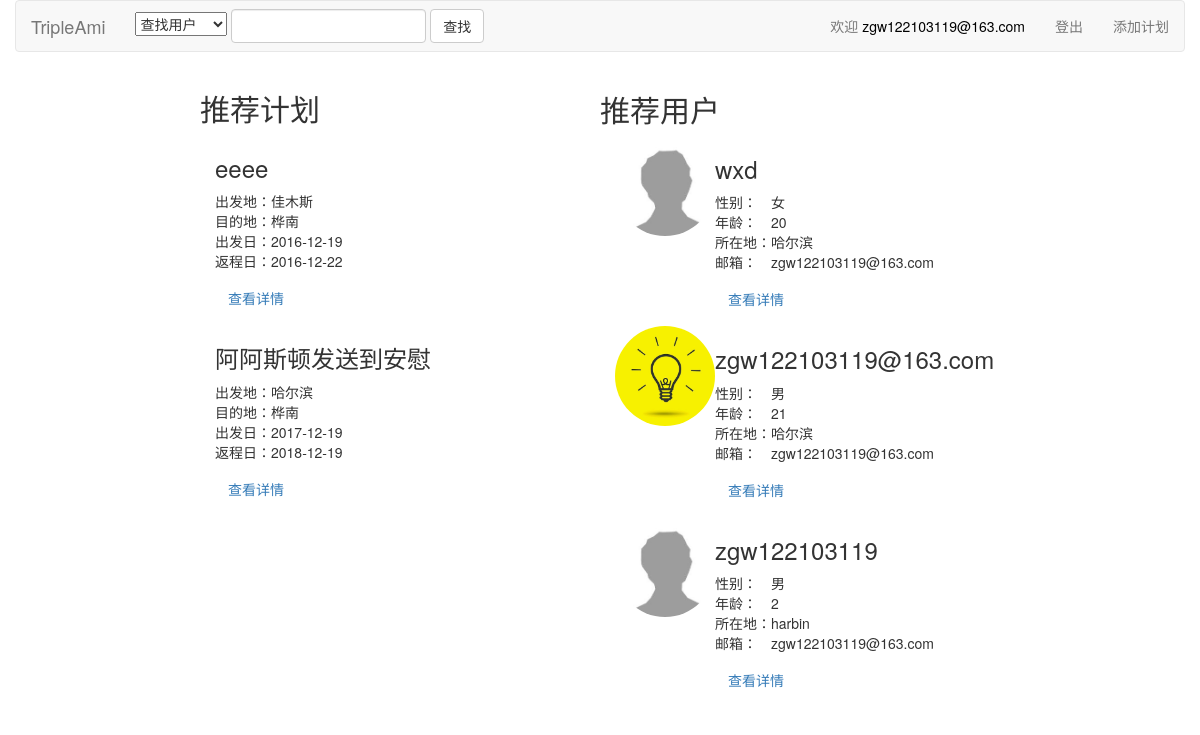
The app's page /index/ (signed in) with its own data.
### myweb/models.py (models this page shows)
class Plan(models.Model):
    title = models.CharField(max_length=255)
    description = models.TextField()
    starting = models.CharField(max_length=100)
    destination = models.CharField(max_length=100)
    total_person = models.IntegerField()
    start_time = models.DateField()
    end_time = models.DateField()
    create_time = models.DateField(auto_now=True)
    class Meta:
        ordering = ['-create_time', 'start_time', 'end_time']

class UserProfile(models.Model):
    user = models.OneToOneField(User, related_name="user")
    sex = models.CharField(max_length=20)
    location = models.CharField(max_length=100)
    birthday = models.DateField()
    avatar = models.ImageField(upload_to= './image/', default='./image/default.jpg')

### myweb/views.py (the view, shortened to what this page needs)
# urls.py: url(r'^index/$', views.main),
@login_required
def main(request):
    username = request.session.get('username', '')
    userid = request.session.get('userid', '')
    plans = Plan.objects.filter(start_time__gte=datetime.date.today())
    userprofiles = UserProfile.objects.annotate(num_teams=Count('master')).order_by('-num_teams')
    if plans.count()>5: plans = plans[:5]
    if userprofiles.count()>5: userprofiles[:5]
    content = {'username':username, "userid":userid, 'plans':plans, 'userprofiles':userprofiles}
    return render(request, "main.html", content)

### myweb/templatetags/birthday_to_age.py (called while the page is built)
def birthday_to_age(value):
    current = datetime.date.today().year
    value = current - value
    return str(value)

### myweb/templates/main.html (shortened to what this page needs)
{% extends "base.html" %}
{% block content %}
    <div class="row">
        <div class="col-md-2"></div>
        <div class="col-md-4">
            <div class="row"><h2>推荐计划</h2></div>
            {% for p in plans %}
            <div class="row">
                <div class="col-md-12">
                    <h3>
                        {{p.title}}
                    </h3>
                    <p>
                        <table>
                            <tr>
                                <td>出发地：</td>
                                <td>{{p.starting}}</td>
                            </tr>
                            <tr>
                                <td>目的地：</td>
                                <td>{{p.destination}}</td>
                            </tr>
                            <tr>
                                <td>出发日：</td>
                                <td>{{p.start_time|date:"Y-m-d" }}</td>
                            </tr>
                            <tr>
                                <td>返程日：</td>
                                <td>{{p.end_time|date:"Y-m-d"}}</td>
                            </tr>
                        </table>
                    </p>
                    <p>
                        <a class="btn" href="/showPlan/{{p.id}}">查看详情</a>
                    </p>
                </div>
            </div>
            {% endfor %}
        </div>
        <div class="col-md-1"></div>
        <div class="col-md-6">
            <div class="row"><h2>推荐用户</h2></div>
            {% for u in userprofiles %}
            <div class="row">
                <div class="col-md-2">
                    <img class="img-circle" src="{% url 'media' u.avatar %}" width="100px" height="100px">
                </div>
                <div class="col-md-8">
                    <h3>
                        {{u.user.username}}
                    </h3>
                    <p>
                        <table>
                            <tr>
                                <td>性别：</td>
                                <td>{{u.sex}}</td>
                            </tr>
                            <tr>
                                {% load birthday_to_age %}
                                <td>年龄：</td>
                                <td>{{u.birthday.year|birthday_to_age}}</td>
                            </tr>
                            <tr>
                                <td>所在地：</td>
                                <td>{{u.location}}</td>
                            </tr>
                            <tr>
                                <td>邮箱：</td>
                                <td>{{u.user.email}}</td>
                            </tr>
                        </table>
                    </p>
                    <p>
                        <a class="btn" href="/showProfile/{{u.id}}">查看详情</a>
                    </p>
                </div>
            </div>
            {% endfor %}
        </div>
    </div>
{% endblock content %}

### myweb/templates/base.html (shortened to what this page needs)
{% load staticfiles%}
<!DOCTYPE html>
<html lang="en">
  <head>
    <link href="{% static "css/bootstrap.min.css" %}" rel="stylesheet">
    <link href="{% static "css/style.css" %}" rel="stylesheet">
  </head>
  <body>
    <div class="container-fluid">
        <div class="row">
            <div class="col-md-12">
                <nav class="navbar navbar-default" role="navigation">
                    <div class="navbar-header">
                         <a class="navbar-brand" href="/index/">TripleAmi</a>
                    </div>
                    <div class="collapse navbar-collapse" id="bs-example-navbar-collapse-1">
                        <form class="navbar-form navbar-left" role="form" method="post" action="/index/">
                            <div class="form-group">
                                <select name="SearchMode">
                                    <option value="profile">查找用户</option>
                                </select>
                                <input class="form-control" type="text" name="keyword">
                            </div>
                            <button class="btn btn-default" type="submit" name="search">
                                查找
                            </button>
                        </form>
                        <ul class="nav navbar-nav navbar-right">
                            {% if username %}
                                <li><p class="navbar-text">欢迎&nbsp;<a href="/showProfile/{{userid}}" style="color:black">{{username}}</a></p></li>
                                <li><a href="/logout/">登出</a></li>
                                <li>
                                    <a href="/addPlan/">添加计划</a>
                                </li>
                            {% else %}
                                <li><a href="/">登录/注册</a></li>
                            {% endif %}
                        </ul>
                    </div>
                </nav>
            </div>
        </div>
        {% block content %}
        {% endblock content %}
    </div>
  </body>
</html>

### records on screen
Plan: title "eeee", starting "佳木斯", destination "桦南", start_time "2016-12-19", end_time "2016-12-22"
Plan: title "阿阿斯顿发送到安慰", starting "哈尔滨", destination "桦南", start_time "2017-12-19", end_time "2018-12-19"
UserProfile: avatar (placeholder picture), user.username "wxd", sex "女", birthday.year|birthday_to_age "20", location "哈尔滨", user.email "zgw122103119@163.com"
UserProfile: avatar (picture), user.username "zgw122103119@163.com", sex "男", birthday.year|birthday_to_age "21", location "哈尔滨", user.email "zgw122103119@163.com"
UserProfile: avatar (placeholder picture), user.username "zgw122103119", sex "男", birthday.year|birthday_to_age "2", location "harbin", user.email "zgw122103119@163.com"

### other values on screen
{{ username }} "zgw122103119@163.com"
